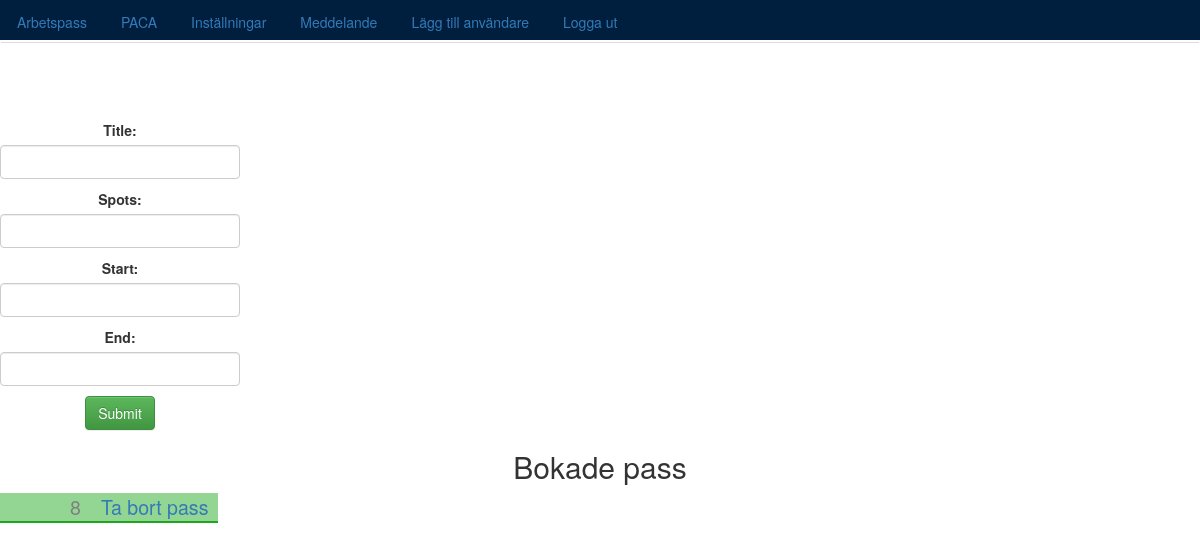
The page /jobs (signed in) on the database as committed earlier.
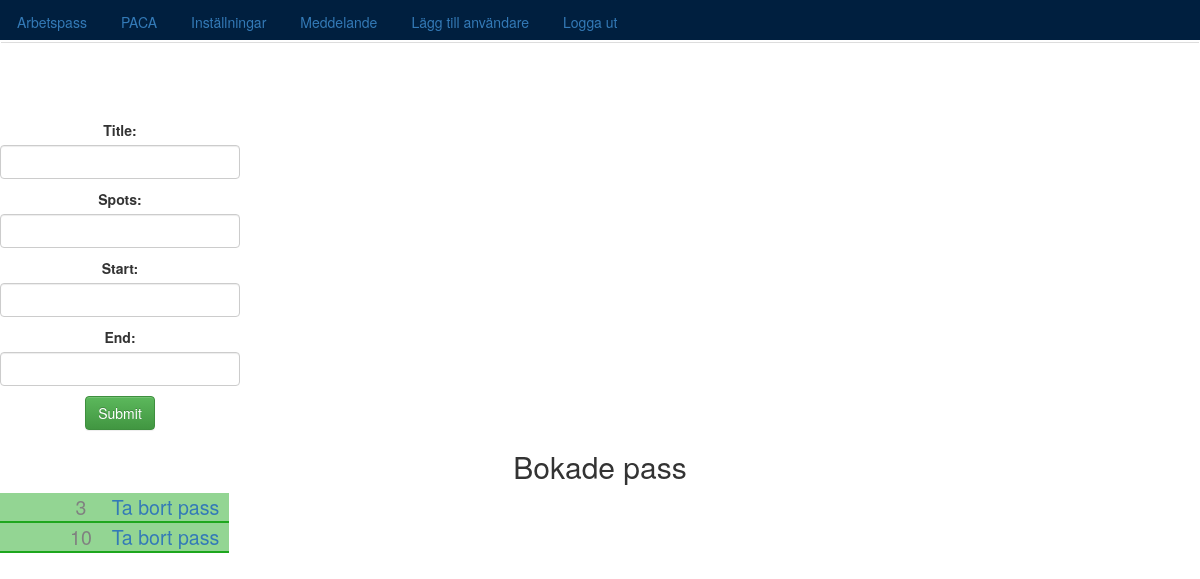
The same page on the database as committed later.
### paca_app/models.py (models this page shows, shortened)
class Job(models.Model):
    title = models.CharField(max_length=30)
    spots = models.IntegerField()
    manager = models.ManyToManyField('Manager', blank=True, related_name='manager')
    start = models.DateTimeField()
    end = models.DateTimeField()
    worker = models.ManyToManyField(User, blank=True, related_name='worker')
    def spots_left(self):
        spots = self.spots
        workers = self.worker.count()
        if workers < spots:
            return True
        else:
            return False

### paca_app/views.py (the view, shortened to what this page needs)
# urls.py: path('jobs', views.jobs, name="jobs"),
@login_required
def jobs(request):
    try:
        manager = Manager.objects.get(user=request.user)
    except:
        manager= False
    if manager:
        type = "manager"
        jobForm = JobForm(request.POST or None)
        if request.method == 'POST':
            if jobForm.is_valid():
                jobFo = jobForm.save()
                new_job.manager.add(manager)
                new_job.save()
        jobs = Job.objects.filter(manager=manager)
        return render(request, 'jobs.html',{'jobForm':jobForm,'jobs':jobs, 'type':type})

### paca_app/forms.py
class JobForm(ModelForm):
    def __init__(self, *args, **kwargs):
        super(JobForm, self).__init__(*args, **kwargs)
        for visible in self.visible_fields():
            visible.field.widget.attrs['class'] = 'form-control'
    class Meta:
        model = Job
        exclude = ['manager', 'worker']

### paca_app/templates/jobs.html (shortened to what this page needs)
{% extends "base.html" %}
    {% block content %}
    {% if type == 'manager' %}
      <form method="POST" style="width:20vw;margin-top:10vh;">
        {{jobForm.as_p}}
        <input type="submit" class="btn btn-success">
      </form>
    {% endif %}
    <table>
      {% for job in jobs %}
      {% if job.spots_left %}
        <tr class="free" style="border-bottom:2px solid #1ea71e;">
      {% else %}
        <tr>
      {% endif %}
          <td>{{job.name}}</td>
          <td>{{job.start_time}}</td>
          <td>{{job.end_time}}</td>
          <td>{{job.spots}}</td>
          {% if type == 'manager' %}
            <td>
            <a href="jobs/delete/{{job.id}}">Ta bort pass</a>
            </td>
          {% endif %}
        </tr>
      {% endfor %}
      <h2>Bokade pass</h1>
  {% endblock %}

Rows that differ between the two databases and show on the page:
removed Job: spots "8"
added Job: spots "3"
added Job: spots "10"
